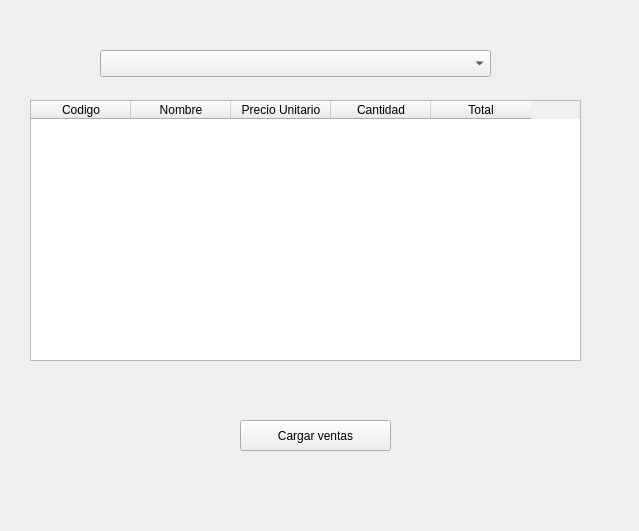
<?xml version="1.0" encoding="UTF-8"?>
<ui version="4.0">
 <class>MainWindow</class>
 <widget class="QMainWindow" name="MainWindow">
  <property name="geometry">
   <rect>
    <x>0</x>
    <y>0</y>
    <width>639</width>
    <height>531</height>
   </rect>
  </property>
  <property name="windowTitle">
   <string>MainWindow</string>
  </property>
  <widget class="QWidget" name="centralwidget">
   <widget class="QTableWidget" name="tableWidget">
    <property name="geometry">
     <rect>
      <x>30</x>
      <y>100</y>
      <width>551</width>
      <height>261</height>
     </rect>
    </property>
    <column>
     <property name="text">
      <string>Codigo</string>
     </property>
    </column>
    <column>
     <property name="text">
      <string>Nombre</string>
     </property>
    </column>
    <column>
     <property name="text">
      <string>Precio Unitario</string>
     </property>
    </column>
    <column>
     <property name="text">
      <string>Cantidad</string>
     </property>
    </column>
    <column>
     <property name="text">
      <string>Total</string>
     </property>
    </column>
   </widget>
   <widget class="QComboBox" name="comboBox">
    <property name="geometry">
     <rect>
      <x>100</x>
      <y>50</y>
      <width>391</width>
      <height>27</height>
     </rect>
    </property>
   </widget>
   <widget class="QPushButton" name="botonCargar">
    <property name="geometry">
     <rect>
      <x>240</x>
      <y>420</y>
      <width>151</width>
      <height>31</height>
     </rect>
    </property>
    <property name="text">
     <string>Cargar ventas</string>
    </property>
   </widget>
  </widget>
 </widget>
 <resources/>
 <connections/>
</ui>
